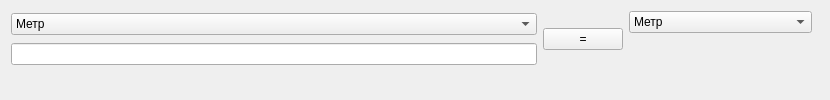
<?xml version="1.0" encoding="UTF-8"?>
<ui version="4.0">
 <class>Form</class>
 <widget class="QWidget" name="Form">
  <property name="geometry">
   <rect>
    <x>0</x>
    <y>0</y>
    <width>830</width>
    <height>100</height>
   </rect>
  </property>
  <property name="windowTitle">
   <string>Конвертор длин</string>
  </property>
  <widget class="QWidget" name="layoutWidget">
   <property name="geometry">
    <rect>
     <x>11</x>
     <y>11</y>
     <width>801</width>
     <height>57</height>
    </rect>
   </property>
   <layout class="QHBoxLayout" name="horizontalLayout_3">
    <item>
     <layout class="QVBoxLayout" name="verticalLayout">
      <item>
       <widget class="QComboBox" name="input_step">
        <item>
         <property name="text">
          <string>Метр</string>
         </property>
        </item>
        <item>
         <property name="text">
          <string>Километр</string>
         </property>
        </item>
        <item>
         <property name="text">
          <string>Дециметр</string>
         </property>
        </item>
        <item>
         <property name="text">
          <string>Сантиметр</string>
         </property>
        </item>
        <item>
         <property name="text">
          <string>Миллиметр</string>
         </property>
        </item>
        <item>
         <property name="text">
          <string>Микрометр</string>
         </property>
        </item>
        <item>
         <property name="text">
          <string>Нанометр</string>
         </property>
        </item>
        <item>
         <property name="text">
          <string>Пикометр</string>
         </property>
        </item>
        <item>
         <property name="text">
          <string>Фемтометр</string>
         </property>
        </item>
        <item>
         <property name="text">
          <string>Лига</string>
         </property>
        </item>
        <item>
         <property name="text">
          <string>Миля</string>
         </property>
        </item>
        <item>
         <property name="text">
          <string>Ярд</string>
         </property>
        </item>
        <item>
         <property name="text">
          <string>Дюйм</string>
         </property>
        </item>
        <item>
         <property name="text">
          <string>Миля</string>
         </property>
        </item>
        <item>
         <property name="text">
          <string>Морская миля</string>
         </property>
        </item>
        <item>
         <property name="text">
          <string>Радиус Земли</string>
         </property>
        </item>
        <item>
         <property name="text">
          <string>Радиус Солнца</string>
         </property>
        </item>
        <item>
         <property name="text">
          <string>Световой месяц</string>
         </property>
        </item>
        <item>
         <property name="text">
          <string>Световая минута</string>
         </property>
        </item>
        <item>
         <property name="text">
          <string>Астрономическая единица</string>
         </property>
        </item>
        <item>
         <property name="text">
          <string>Световой час</string>
         </property>
        </item>
        <item>
         <property name="text">
          <string>Световые сутки</string>
         </property>
        </item>
        <item>
         <property name="text">
          <string>Световая неделя</string>
         </property>
        </item>
        <item>
         <property name="text">
          <string>Световой год</string>
         </property>
        </item>
        <item>
         <property name="text">
          <string>Парсек</string>
         </property>
        </item>
       </widget>
      </item>
      <item>
       <layout class="QHBoxLayout" name="horizontalLayout">
        <item>
         <widget class="QLineEdit" name="input"/>
        </item>
       </layout>
      </item>
     </layout>
    </item>
    <item>
     <widget class="QPushButton" name="res">
      <property name="text">
       <string>=</string>
      </property>
     </widget>
    </item>
    <item>
     <layout class="QVBoxLayout" name="verticalLayout_3">
      <item>
       <widget class="QComboBox" name="output_step">
        <item>
         <property name="text">
          <string>Метр</string>
         </property>
        </item>
        <item>
         <property name="text">
          <string>Километр</string>
         </property>
        </item>
        <item>
         <property name="text">
          <string>Дециметр</string>
         </property>
        </item>
        <item>
         <property name="text">
          <string>Сантиметр</string>
         </property>
        </item>
        <item>
         <property name="text">
          <string>Миллиметр</string>
         </property>
        </item>
        <item>
         <property name="text">
          <string>Микрометр</string>
         </property>
        </item>
        <item>
         <property name="text">
          <string>Нанометр</string>
         </property>
        </item>
        <item>
         <property name="text">
          <string>Пикометр</string>
         </property>
        </item>
        <item>
         <property name="text">
          <string>Фемтометр</string>
         </property>
        </item>
        <item>
         <property name="text">
          <string>Лига</string>
         </property>
        </item>
        <item>
         <property name="text">
          <string>Миля</string>
         </property>
        </item>
        <item>
         <property name="text">
          <string>Морская миля</string>
         </property>
        </item>
        <item>
         <property name="text">
          <string>Ярд</string>
         </property>
        </item>
        <item>
         <property name="text">
          <string>Дюйм</string>
         </property>
        </item>
        <item>
         <property name="text">
          <string>Миля</string>
         </property>
        </item>
        <item>
         <property name="text">
          <string>Радиус Земли</string>
         </property>
        </item>
        <item>
         <property name="text">
          <string>Радиус Солнца</string>
         </property>
        </item>
        <item>
         <property name="text">
          <string>Световой месяц</string>
         </property>
        </item>
        <item>
         <property name="text">
          <string>Световая минута</string>
         </property>
        </item>
        <item>
         <property name="text">
          <string>Астрономическая единица</string>
         </property>
        </item>
        <item>
         <property name="text">
          <string>Световой час</string>
         </property>
        </item>
        <item>
         <property name="text">
          <string>Световые сутки</string>
         </property>
        </item>
        <item>
         <property name="text">
          <string>Световая неделя</string>
         </property>
        </item>
        <item>
         <property name="text">
          <string>Световой год</string>
         </property>
        </item>
        <item>
         <property name="text">
          <string>Парсек</string>
         </property>
        </item>
       </widget>
      </item>
      <item>
       <widget class="QLabel" name="output">
        <property name="text">
         <string/>
        </property>
       </widget>
      </item>
     </layout>
    </item>
   </layout>
  </widget>
 </widget>
 <resources/>
 <connections/>
</ui>
